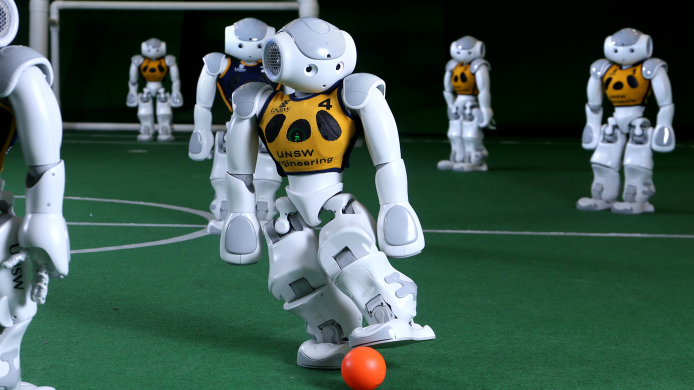
//> input picture Lab 5 | Segmentation/src/robocup.jpg, 1387 x 780 px (shown at 1/2 size)
$ ./test robocup.jpg   (built with g++ and OpenCV 4)
//> lines starting //> are read from the running program, lines starting //| are printed output that depends on the picture; after the words box and inside, x2 and y2 are one past the last pixel; in counts of white or black regions, pixels touching at a corner belong together
//
//  lab one.cpp
//  lab one
//
//  Created by Nicola Lorenzon on 06/03/23.
//
#include <stdio.h>
#include <iostream>
#include <opencv2/highgui.hpp>
#include <opencv2/imgproc/imgproc.hpp>

using namespace std;
using namespace cv;

int COLOR[3] = {92, 37, 201};

// returns the maximum between two integers
int max(int a, int b) {
    if(a < b) return b;
    return a;
}

// returns the mininum between two integers
int min(int a, int b) {
    if(a > b) return b;
    return a;
}

// returns the integer mean of the nine neighbor pixels
int mean_of_neighbor(Mat& mat, int x, int y, int z) {
    Mat help_img = mat;
    int res = 0;
    for(int i = max(x-1, 0); i <= min(x+1, help_img.rows); i++) {
        for(int j = max(y-1, 0); j <= min(y+1, help_img.cols); j++) {
            res += int(help_img.at<Vec3b>(i,j)[z]/9);
        }
    }
    return res;
}

// returns the matrix of the mask
Mat create_mask(Mat& mat, int m_B, int m_G, int m_R, int t) {
    Mat help_img = mat;
    Mat mask = Mat::zeros(Size(help_img.cols, help_img.rows), CV_8UC1);

    // iterate over rows
    for(int i = 0; i < help_img.rows; i++) {
        // iterate over columns
        for(int j = 0; j < help_img.cols; j++) {

            // check wether the gray values of the three channels are more distant of a threshold with respect to the mean
            if ( (abs(int(help_img.at<Vec3b>(i,j)[0]) - m_B) <= t) &&
                    (abs(int(help_img.at<Vec3b>(i,j)[1]) - m_G) <= t) &&
                    (abs(int(help_img.at<Vec3b>(i,j)[2]) - m_R) <= t)
                ) mask.at<uchar>(i, j) = 255;
            else mask.at<uchar>(i, j) = 0;
        }
    }
    return mask;
}

// returns the matrix of the segmented image
Mat segment_given_color(Mat& mat, int m_B, int m_G, int m_R, int t) {
    Mat help_img = mat;
    Mat new_img = help_img.clone();

    // iterate over rows
    for(int i = 0; i < help_img.rows; i++) {
        // iterate over columns
        for(int j = 0; j < help_img.cols; j++) {

            // check wether the gray values of the three channels are more distant of a threshold with respect to the mean
            if ( (abs(int(help_img.at<Vec3b>(i,j)[0]) - m_B) <= t) &&
                    (abs(int(help_img.at<Vec3b>(i,j)[1]) - m_G) <= t) &&
                    (abs(int(help_img.at<Vec3b>(i,j)[2]) - m_R) <= t)
                ) {
                    new_img.at<Vec3b>(i, j)[0] = COLOR[0];
                    new_img.at<Vec3b>(i, j)[1] = COLOR[1];
                    new_img.at<Vec3b>(i, j)[2] = COLOR[2];
                }
            else {
                new_img.at<Vec3b>(i, j)[0] = int(help_img.at<Vec3b>(i,j)[0]);
                new_img.at<Vec3b>(i, j)[1] = int(help_img.at<Vec3b>(i,j)[1]);
                new_img.at<Vec3b>(i, j)[2] = int(help_img.at<Vec3b>(i,j)[2]);
            }
        }
    }
    return new_img;
}

// function called when an actiokn occurs
void CallBackFunc(int event, int x, int y, int flags, void* userdata) {

    // check if the left button has been clicked
    if  ( event == EVENT_LBUTTONDOWN )
    {
        // cast the general type pointer to Mat* pointer in order to use it later
        Mat help_img = *(Mat *) userdata;
        Mat mask_img;
        Mat new_image;

        cout << "Left button of the mouse is clicked - position (column, row) (" << x << ", " << y << ")" << endl;

        cout << "Task 2:" << endl;
        cout << "Pixel B = " << int(help_img.at<Vec3b>(y,x)[0]) << endl;
        cout << "Pixel G = " << int(help_img.at<Vec3b>(y,x)[1]) << endl;
        cout << "Pixel R = " << int(help_img.at<Vec3b>(y,x)[2]) << endl;
        cout << "----------" << endl;
        cout << "Task 3:" << endl;
        int m_B = mean_of_neighbor(help_img, y, x, 0);
        int m_G = mean_of_neighbor(help_img, y, x, 1);
        int m_R = mean_of_neighbor(help_img, y, x, 2);

        cout << "Mean B = " << m_B << endl;
        cout << "Mean G = " << m_G << endl;
        cout << "Mean R = " << m_R << endl;
        cout << "----------" << endl;
        mask_img = create_mask(help_img, m_B, m_G, m_R, 50);
        namedWindow("mask_image");
        imshow("mask_image", mask_img);
        cout << "Mask created" << endl;
        cout << "----------" << endl;
        new_image = segment_given_color(help_img, m_B, m_G, m_R, 50);
        namedWindow("new_image");
        imshow("new_image", new_image);
        cout << "New image created" << endl;
        cout << "----------" << endl;
    }
}


int main(int argc, char** argv)
{
    // read the image
    Mat img = imread(argv[1]);
//> img is the input picture: 780 rows x 1387 cols, CV_8UC3; mean B, G, R 82.7, 92.1, 67.9
	img.convertTo(img, -1, 3, 10); //qui mettere val
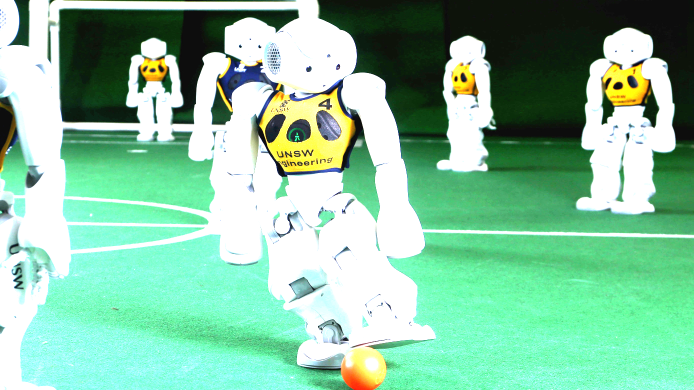
//> img: 780 rows x 1387 cols, CV_8UC3 (shown at 1/2 size); mean B, G, R 162.2, 194.6, 137.7

    // create the window
    namedWindow("image");

    //set the callback function for any mouse event
    setMouseCallback("image", CallBackFunc, (void*)&img);

    // display the image img in "image" window
    imshow("image", img);

    // wait for a key button
    waitKey(0);
//> the left mouse button is pressed and released at (693, 390)
//> in CallBackFunc, `imshow("mask_image", mask_img);`:
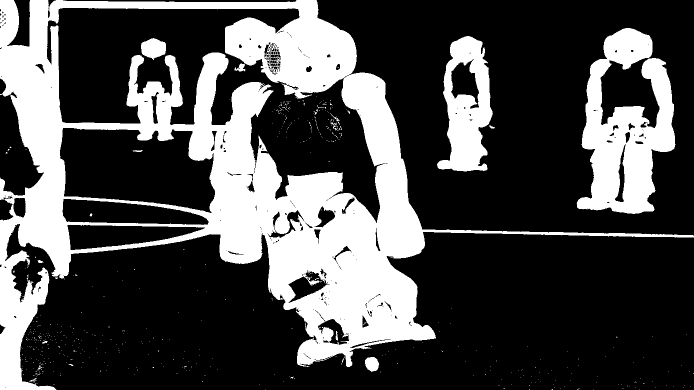
//> window 'mask_image': 780 rows x 1387 cols, CV_8UC1 (shown at 1/2 size); 29.8% white; 527 white regions (508 under 20 px), largest, box (x1, y1, x2, y2) and area: (0, 0, 1387, 780) 261023, (1153, 56, 1351, 428) 40058, (874, 72, 986, 343) 17409
//> in CallBackFunc, `imshow("new_image", new_image);`:
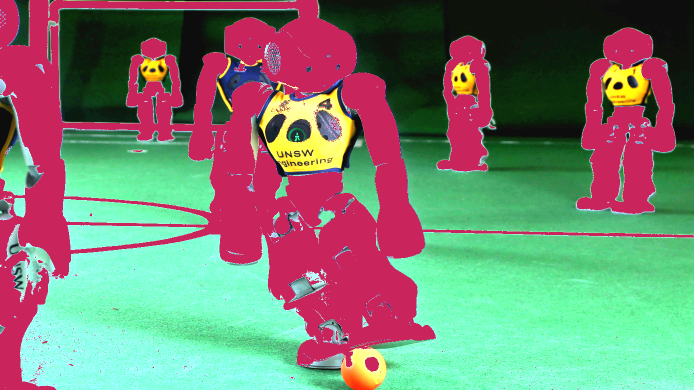
//> window 'new_image': 780 rows x 1387 cols, CV_8UC3 (shown at 1/2 size); mean B, G, R 113.7, 129.7, 122.3

    return 0;
}

$ run again, on Lab 5 | Segmentation/src/street_scene.png
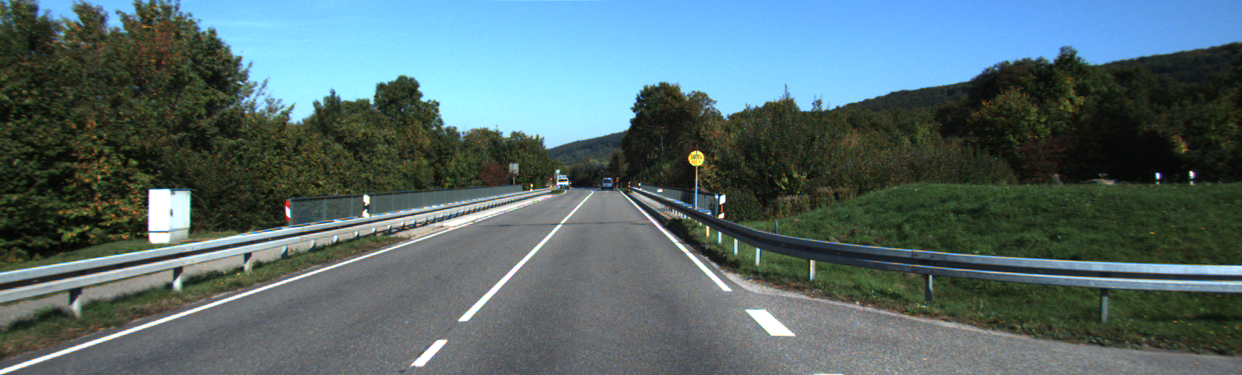
//> input picture Lab 5 | Segmentation/src/street_scene.png, 1242 x 375 px
//> img is the input picture: 375 rows x 1242 cols, CV_8UC3; mean B, G, R 109, 106.5, 85.4
//> in CallBackFunc, `imshow("mask_image", mask_img);`:
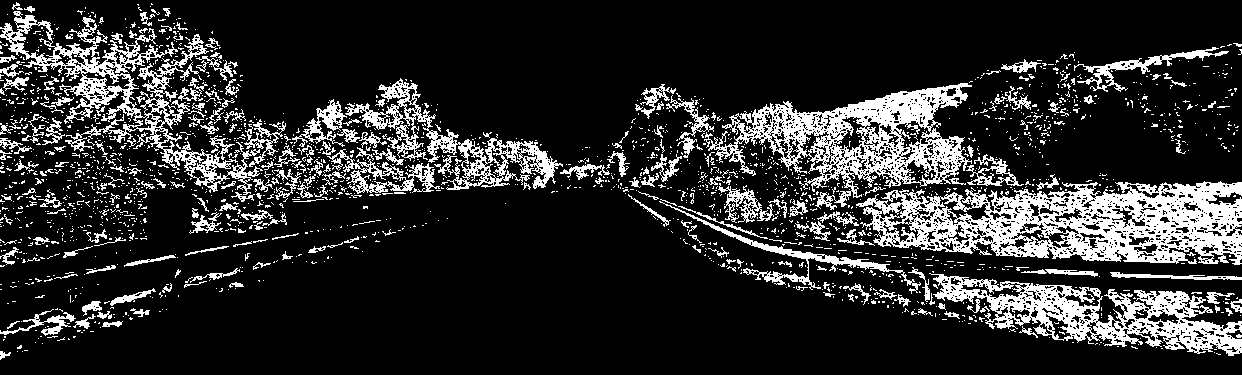
//> window 'mask_image': 375 rows x 1242 cols, CV_8UC1; 17.4% white; 2064 white regions (1833 under 20 px), largest, box (x1, y1, x2, y2) and area: (856, 181, 1242, 265) 17577, (704, 83, 972, 210) 11354, (929, 273, 1242, 356) 8969
//> in CallBackFunc, `imshow("new_image", new_image);`:
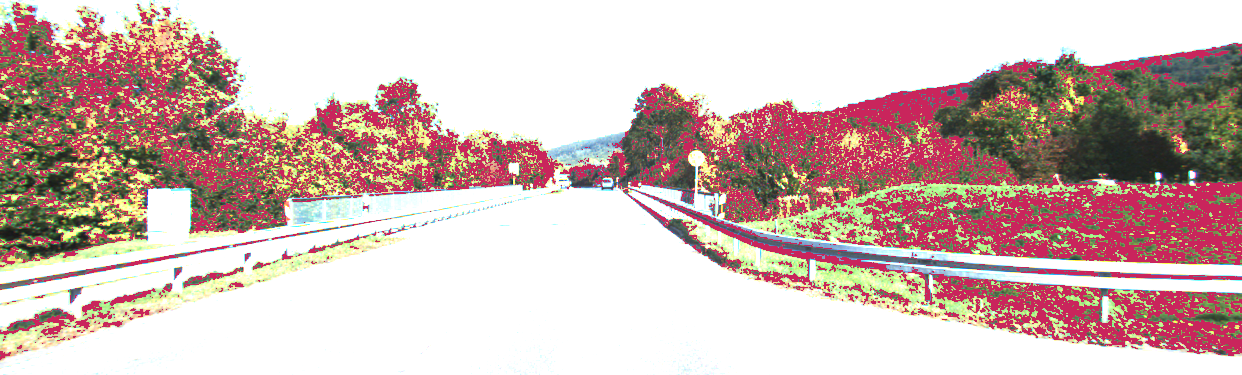
//> window 'new_image': 375 rows x 1242 cols, CV_8UC3; mean B, G, R 181.2, 185.9, 208.4
